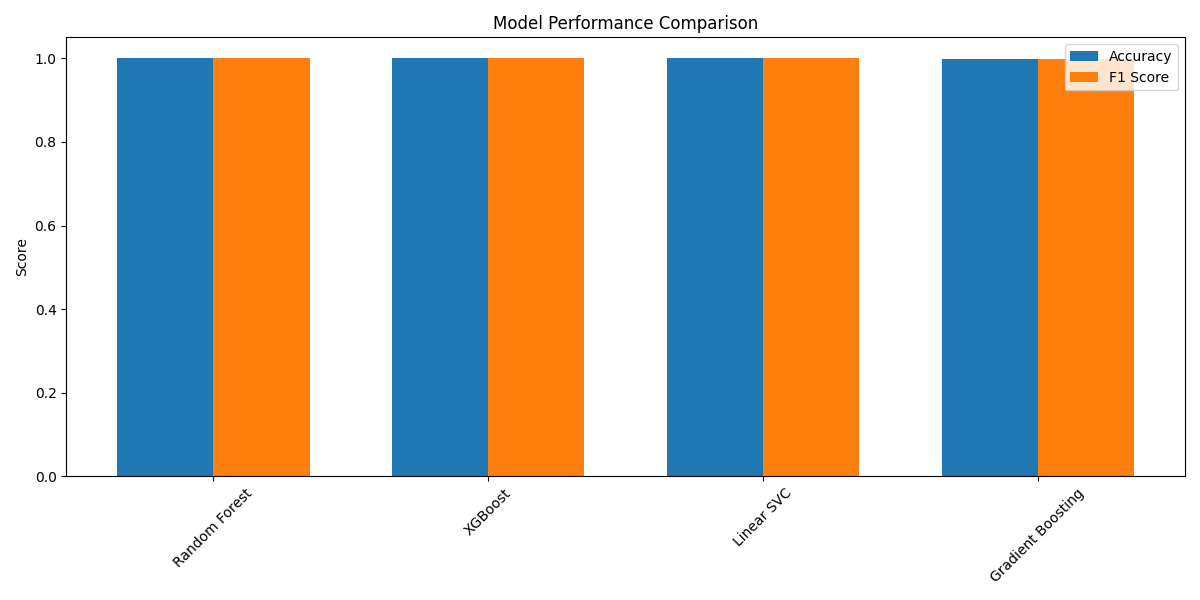

The Python source for this figure:
import pandas as pd
import numpy as np
from sklearn.model_selection import train_test_split, cross_val_score
from sklearn.feature_extraction.text import TfidfVectorizer
from sklearn.metrics import classification_report, confusion_matrix, accuracy_score, f1_score
from sklearn.pipeline import Pipeline
from sklearn.ensemble import RandomForestClassifier, GradientBoostingClassifier
from sklearn.svm import LinearSVC
from xgboost import XGBClassifier
import pickle
import re
from nltk.tokenize import word_tokenize
import nltk
import matplotlib.pyplot as plt
import seaborn as sns

# Download required NLTK data
print("Downloading required NLTK data...")
nltk.download('punkt')

def preprocess_text(text):
    if pd.isna(text):
        return ""
    
    # Convert to string
    text = str(text)
    
    # Convert to lowercase
    text = text.lower()
    
    # Remove URLs
    text = re.sub(r'http\S+|www\S+|https\S+', '', text, flags=re.MULTILINE)
    
    # Remove numbers and special characters but keep letters and spaces
    text = re.sub(r'[^a-zA-Z\s]', '', text)
    
    # Remove extra whitespace
    text = ' '.join(text.split())
    
    return text

def evaluate_model(y_true, y_pred, model_name):
    accuracy = accuracy_score(y_true, y_pred)
    f1 = f1_score(y_true, y_pred, average='weighted')
    report = classification_report(y_true, y_pred)
    cm = confusion_matrix(y_true, y_pred)
    
    return {
        'name': model_name,
        'accuracy': accuracy,
        'f1_score': f1,
        'classification_report': report,
        'confusion_matrix': cm
    }

def plot_confusion_matrix(cm, model_name, save_path=None):
    plt.figure(figsize=(8, 6))
    sns.heatmap(cm, annot=True, fmt='d', cmap='Blues')
    plt.title(f'Confusion Matrix - {model_name}')
    plt.ylabel('True Label')
    plt.xlabel('Predicted Label')
    if save_path:
        plt.savefig(save_path)
        plt.close()
    else:
        plt.show()

def plot_model_comparison(results):
    models = list(results.keys())
    accuracies = [results[model]['accuracy'] for model in models]
    f1_scores = [results[model]['f1_score'] for model in models]
    
    x = np.arange(len(models))
    width = 0.35
    
    fig, ax = plt.subplots(figsize=(12, 6))
    rects1 = ax.bar(x - width/2, accuracies, width, label='Accuracy')
    rects2 = ax.bar(x + width/2, f1_scores, width, label='F1 Score')
    
    ax.set_ylabel('Score')
    ax.set_title('Model Performance Comparison')
    ax.set_xticks(x)
    ax.set_xticklabels(models, rotation=45)
    ax.legend()
    
    plt.tight_layout()
    plt.savefig('model_comparison.png')
    plt.close()

def main():
    # Load the dataset
    print("Loading dataset...")
    df = pd.read_csv('combined_real_fake_news.csv')
    print(f"Dataset shape: {df.shape}")

    # Combine title and content
    print("Preprocessing text data...")
    df['text'] = df['title'] + " " + df['content']
    df['text'] = df['text'].apply(preprocess_text)

    # Split features and target
    X = df['text']
    y = df['label']

    # Split the data
    X_train, X_test, y_train, y_test = train_test_split(X, y, test_size=0.2, random_state=42, stratify=y)

    # Create TF-IDF vectorizer
    tfidf = TfidfVectorizer(max_features=50000, ngram_range=(1, 2))

    # Initialize models
    models = {
        'Random Forest': RandomForestClassifier(n_estimators=100, random_state=42, n_jobs=-1),
        'XGBoost': XGBClassifier(random_state=42, n_jobs=-1),
        'Linear SVC': LinearSVC(random_state=42),
        'Gradient Boosting': GradientBoostingClassifier(random_state=42)
    }

    # Dictionary to store results
    results = {}

    # Train and evaluate each model
    print("\nTraining and evaluating models...")
    for name, model in models.items():
        print(f"\nTraining {name}...")
        
        pipeline = Pipeline([
            ('tfidf', tfidf),
            ('classifier', model)
        ])
        
        # Train the model
        pipeline.fit(X_train, y_train)
        
        # Make predictions
        y_pred = pipeline.predict(X_test)
        
        # Evaluate model
        results[name] = evaluate_model(y_test, y_pred, name)
        
        # Print results
        print(f"\n{name} Results:")
        print(f"Accuracy: {results[name]['accuracy']:.4f}")
        print(f"F1 Score: {results[name]['f1_score']:.4f}")
        print("\nClassification Report:")
        print(results[name]['classification_report'])
        
        # Plot confusion matrix
        plot_confusion_matrix(results[name]['confusion_matrix'], name, f'confusion_matrix_{name.lower().replace(" ", "_")}.png')

    # Plot model comparison
    plot_model_comparison(results)

    # Find the best model based on F1 score
    best_model_name = max(results.items(), key=lambda x: x[1]['f1_score'])[0]
    print(f"\nBest performing model (F1 Score): {best_model_name}")
    print(f"F1 Score: {results[best_model_name]['f1_score']:.4f}")
    print(f"Accuracy: {results[best_model_name]['accuracy']:.4f}")

    # Save detailed results to a text file
    with open('model_comparison_results.txt', 'w') as f:
        for name, result in results.items():
            f.write(f"\n{name} Results:\n")
            f.write(f"Accuracy: {result['accuracy']:.4f}\n")
            f.write(f"F1 Score: {result['f1_score']:.4f}\n")
            f.write("\nClassification Report:\n")
            f.write(result['classification_report'])
            f.write("\n" + "="*50 + "\n")

if __name__ == "__main__":
    main() 